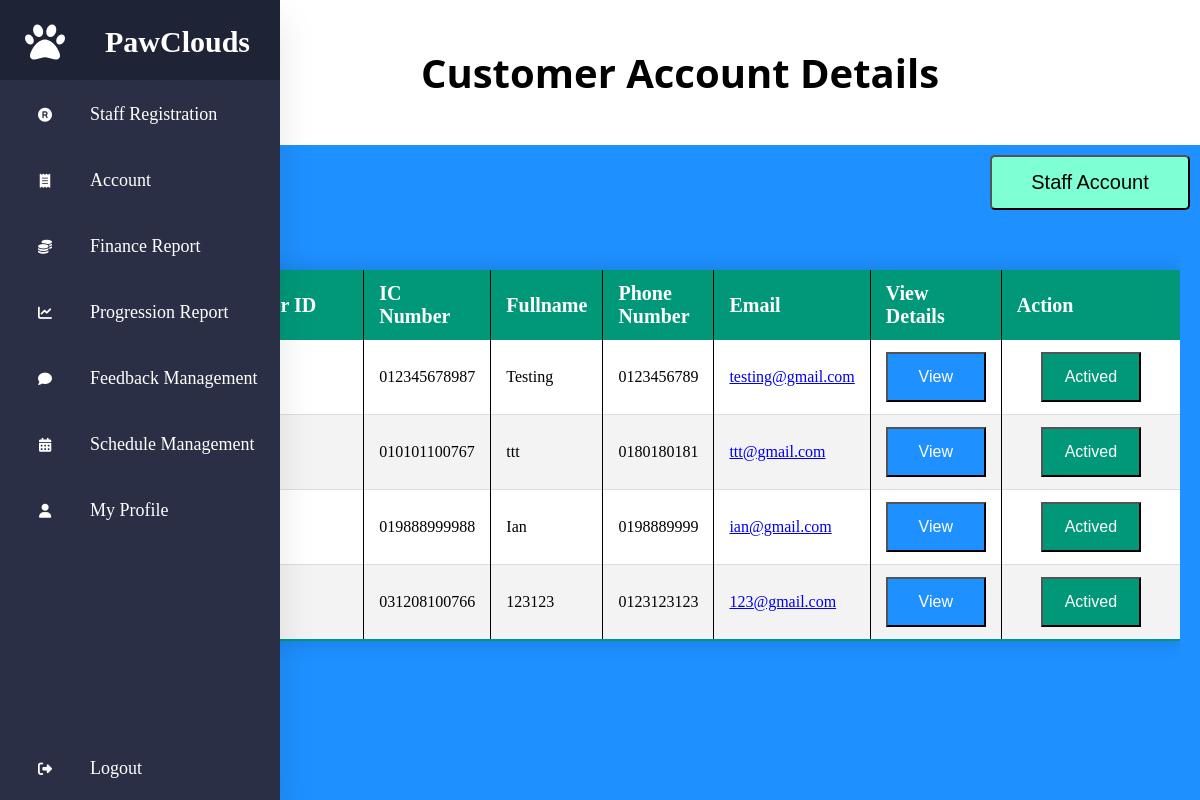
The app's page /Owner/CustomerAccount.php (signed in) with its own data.
### tables this page shows
CREATE TABLE `customer` (
  `customerid` int(5) NOT NULL,
  `fullname` varchar(50) NOT NULL,
  `email` varchar(50) NOT NULL,
  `noph` varchar(13) NOT NULL,
  `noic` varchar(14) NOT NULL,
  `password` varchar(50) NOT NULL,
  `status` varchar(10) NOT NULL
);

### Owner/CustomerAccount.php (the view, shortened to what this page needs)
<?php
include '../Customer/condb.php';
?>
<!DOCTYPE html>
<html lang="en">
<head>
    <link rel="stylesheet" href="../assets/css/owner/Owner.css">
    <link rel="stylesheet" href="../assets/css/owner/form.css">
    <link rel="stylesheet" href="../assets/css/owner/table.css">
</head>
<body>
    <?php
        include 'Sidebar.php';
    ?>
    <section>
    <div class="home-title">
        <h1>Customer Account Details</h1>
    </div>
        <div class="btn-container">
            <div class="right-top-button">
                <a href="Account.php"><button>Staff Account</button></a>
            </div>
        </div>
        <div class="table">
            <table class="content-table" >
                <thead>
                    <tr>
                        <th>Customer ID</th>
                        <th>IC Number</th>
                        <th>Fullname</th>
                        <th>Phone Number</th>
                        <th>Email</th>
                        <th>View Details</th>
                        <th>Action</th>
                    </tr>
                </thead>
                <tbody>
                    <?php
                        $sql = "SELECT * FROM customer ";
                        $run = mysqli_query($con, $sql);
                        while ($row = mysqli_fetch_assoc($run)) {
                            $CustomerID = $row['customerid'];
                            $Fullname = $row['fullname'];
                            $Email = $row['email'];
                            $NoPH = $row['noph'];
                            $NoIC = $row['noic'];
                            $status = $row['status'];
                    ?>
                        <tr>
                            <td><?php echo $CustomerID; ?></td>
                            <td><?php echo $NoIC; ?></td>
                            <td><?php echo $Fullname; ?></td>
                            <td><?php echo $NoPH; ?></td>
                            <td><?php echo '<a href="mailto:"'.$Email.'">'.$Email.'</a>' ?></td>
                            <td><button class="View-Btn" onclick="showPopup(<?php echo $CustomerID ?>)">View</button></td>
                            <td>
                                <?php if($status == true): ?>
                                    <form action="CustomerAccount.php" method="post">
                                        <button class="disable-btn" name="disable" onclick="return confirm('Are you sure to disable this account (Customer ID: <?php echo $CustomerID; ?>)?')">Actived</button>
                                    </form>
                                <?php endif; ?>
                            </td>
                        </tr>
                    <?php } ?>
                </tbody>
            </table>
        </div>
    </section>
</body>
</html>

### assets/css/owner/Owner.css (style rules this page uses)
section { padding-left: 80px; }
.home-title { width: 100%; height: 145px; display: flex; align-items: center; justify-content: center; text-align: center; background-color: white; }
.home-title h1 { font-size: 40px; color: white; color: black; font-family: 'Segoe UI', Tahoma, Geneva, Verdana, sans-serif; }
.View-Btn { width: 100px; height: 50px; margin: 0 auto; background-color: #1E90FF; color: white; font-size: 16px; }
.btn-container { height: 100px; width: 100%; }
.right-top-button { float: right; margin: 10px 10px 0px 0px; }
.right-top-button button { width: 200px; height: 55px; background-color: aquamarine; font-size: 20px; border-radius: 5px; transition: all 0.3s ease-in-out; }

### assets/css/owner/form.css (style rules this page uses)
.btn-container { height: 100px; width: 100%; }
.right-top-button { float: right; margin: 10px 10px 0px 0px; }
.right-top-button button { width: 200px; height: 55px; background-color: aquamarine; font-size: 20px; border-radius: 5px; transition: all 0.3s ease-in-out; }
.View-Btn { width: 100px; height: 50px; margin: 0 auto; background-color: #1E90FF; color: white; font-size: 16px; }

### assets/css/owner/table.css (style rules this page uses)
.table { max-width: 100%; overflow-x: auto; margin: 0 20px 0 30px; }
.content-table { width: 100%; border-collapse: collapse; margin: 25px 0; font-size: 0.9em; min-width: 400px; border-radius: 5px 5px 0 0; overflow: hidden; box-shadow: 0 0 20px rgba(0, 0, 0, 0.15); max-height: 400px; overflow-y: auto; }
.content-table thead tr { background-color: #009879; color: #fff; text-align: left; font-weight: bold; }
.content-table th { padding: 12px 15px; font-size: 20px; }
.content-table td { padding: 12px 15px; font-size: 16px; }
.content-table td:last-child { text-align: center; }
.content-table th:not(:last-child), .content-table td:not(:last-child) { border-right: 1px solid black; }
.content-table th:first-child, .content-table th:last-child { width: 200px; }
.content-table tbody tr { border-bottom: 1px solid #ddd; }
.content-table tbody tr:nth-of-type(odd) { background-color: #fff; }
.content-table tbody tr:nth-of-type(even) { background-color: #f3f3f3; }
.content-table tbody tr:last-of-type { border-bottom: 2px solid #009879; }

### assets/css/owner/Sidebar.css (style rules this page uses)
* { margin: 0; padding: 0; box-sizing: border-box; }
body { background: #1E90FF; }

### Owner/CustomerAccount.php (style rules this page uses)
.disable-btn { width: 100px; height: 50px; margin: 0 auto; background-color: #009879; color: white; font-size: 16px; }

### records on screen
customer: noic "012345678987", fullname "Testing", noph "0123456789", email "testing@gmail.com"
customer: noic "010101100767", fullname "ttt", noph "0180180181", email "ttt@gmail.com"
customer: noic "019888999988", fullname "Ian", noph "0198889999", email "ian@gmail.com"
customer: noic "031208100766", fullname "123123", noph "0123123123", email "123@gmail.com"
